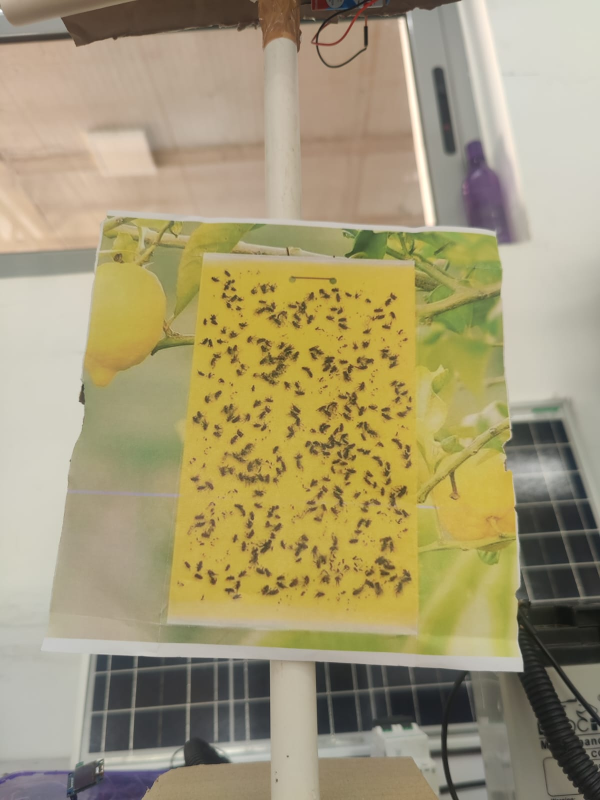
#> input picture trap.jpg2.jpeg, 1200 x 1600 px (shown at 1/2 size)
$ python -i vision.py   (imports and definitions only)
#> lines starting #> are read from the running program, lines starting #| are printed output that depends on the picture; after the words box and inside, x2 and y2 are one past the last pixel; in counts of white or black regions, pixels touching at a corner belong together
#> further down, picture is the input picture: shape (1600, 1200, 3); mean B, G, R 118.1, 153.4, 164.4
"""
OpenCV pipeline for the Live Vision stream (runs on the Pi, ~1-2 frames/s).

    frame (BGR) -> resize -> HSV yellow-card mask -> largest card region
                -> low-saturation blobs on the card (insects are white / dark
                   spots on bright yellow) -> morphological clean-up
                -> contours -> size filter -> relative boxes

This is a fast, explainable preview of what the camera sees. Insect COUNTS and
the spray decision still come from the Roboflow model on the backend; the
stream's boxes are labelled "blob", never as a species.
"""
from typing import Dict, List

PIPELINE = [
    "Picamera2 frame (1296x972)",
    "HSV yellow-card mask",
    "Low-saturation blobs on the card",
    "Open / close (3x3)",
    "Contours -> blobs by size",
]

# Placeholder thresholds; tune on real cards under your lighting
YELLOW_LO = (15, 70, 90)
YELLOW_HI = (40, 255, 255)
BLOB_MAX_SAT = 90  # insects are far less saturated than the yellow card
MIN_AREA_FRAC = 0.00004  # of the frame: drops sensor noise
MAX_AREA_FRAC = 0.01  # drops shadows, fingers, the card edge


def process(frame, width: int = 960) -> Dict:
    """Returns {frame, stages: [(name, image)], boxes: [{x, y, width, height, label}], card_found}."""
#> called with width = 960
    import cv2  # lazy: only the Pi agent needs OpenCV
    import numpy as np

    h, w = frame.shape[:2]
#> h = 1600; w = 1200
    scale = width / float(w)
#> scale = 0.8
    img = cv2.resize(frame, (width, int(h * scale)), interpolation=cv2.INTER_AREA) if w > width else frame
    H, W = img.shape[:2]
#> H = 1280; W = 960
    hsv = cv2.cvtColor(img, cv2.COLOR_BGR2HSV)
#> hsv: shape (1280, 960, 3); mean H, S, V 29.7, 71.3, 165.3

    # 1. Yellow card: biggest yellow region, filled (so insects on it count as "inside")
    yellow = cv2.inRange(hsv, YELLOW_LO, YELLOW_HI)
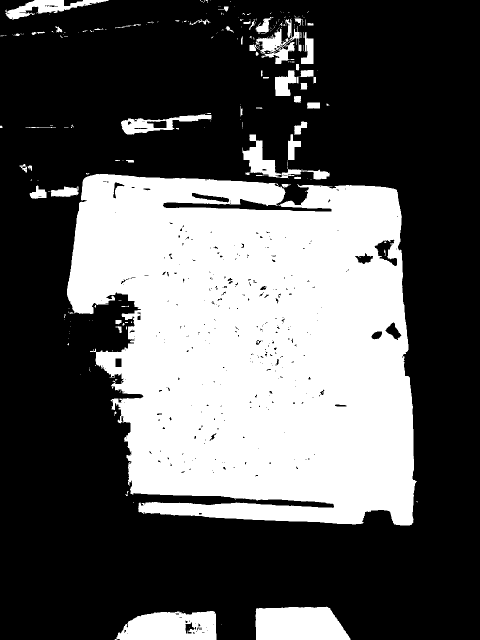
#> yellow: shape (1280, 960) (shown at 1/2 size); 35.2% white; 250 white regions (193 under 20 px), largest, box (x1, y1, x2, y2) and area: (134, 348, 834, 1051) 390451, (511, 1213, 701, 1280) 10965, (229, 1222, 433, 1280) 9433
    yellow = cv2.morphologyEx(yellow, cv2.MORPH_CLOSE, np.ones((15, 15), np.uint8))
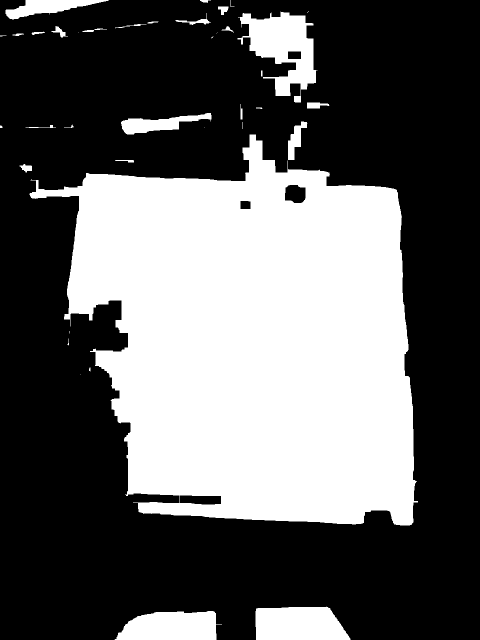
#> yellow: shape (1280, 960) (shown at 1/2 size); 37.5% white; 39 white regions (10 under 20 px)
    contours, _ = cv2.findContours(yellow, cv2.RETR_EXTERNAL, cv2.CHAIN_APPROX_SIMPLE)
#> contours = 39 contours, 16 with area under 20; largest, box (x1, y1, x2, y2) and area: (59, 269, 836, 1051) 415586, (475, 23, 635, 205) 14130, (511, 1213, 701, 1280) 10776, (229, 1222, 444, 1280) 9654, (11, 0, 218, 39) 3589
    card = np.zeros((H, W), np.uint8)
    card_found = False
    if contours:
        big = max(contours, key=cv2.contourArea)
#> big = contour of 642 points, box (x1, y1, x2, y2) (59, 269, 836, 1051), area 415586
        if cv2.contourArea(big) > 0.05 * H * W:
            cv2.drawContours(card, [big], -1, 255, thickness=cv2.FILLED)
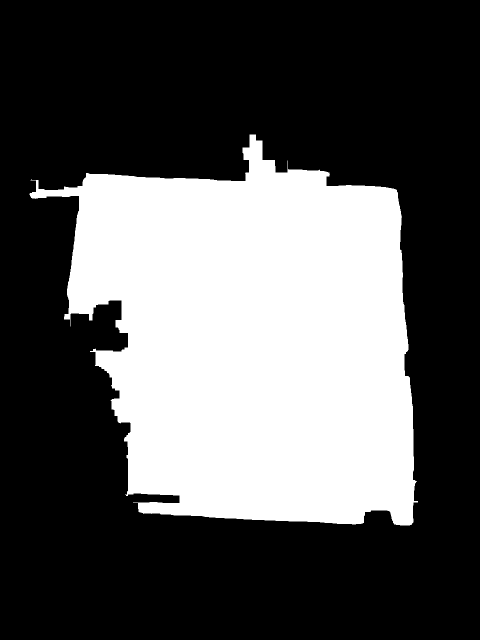
#> card: shape (1280, 960) (shown at 1/2 size); 34% white; 1 white region, box (x1, y1, x2, y2) and area: (59, 269, 836, 1051) 417475
            card_found = True
    if not card_found:
        card[:] = 255  # no card in view: look at the whole frame

    # 2. Insects: low saturation inside the card
    low_sat = cv2.inRange(hsv[:, :, 1], 0, BLOB_MAX_SAT)
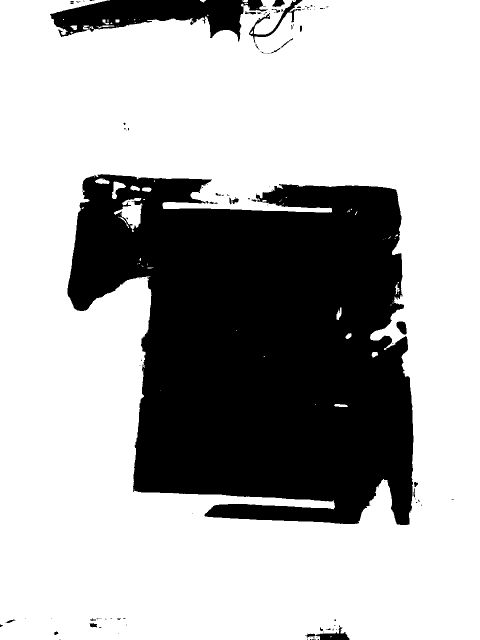
#> low_sat: shape (1280, 960) (shown at 1/2 size); 69.1% white; 117 black regions (92 under 20 px), largest, box (x1, y1, x2, y2) and area: (135, 348, 827, 1050) 357424, (100, 0, 536, 83) 18619, (498, 0, 605, 86) 1212
    blobs = cv2.bitwise_and(low_sat, card)
#> blobs: shape (1280, 960); 4.8% white; 128 white regions (101 under 20 px), largest, box (x1, y1, x2, y2) and area: (128, 553, 670, 1034) 29880, (325, 269, 673, 425) 16737, (713, 885, 836, 1051) 3095
    # 3. Clean up speckle, join broken wings
    k = np.ones((3, 3), np.uint8)
    blobs = cv2.morphologyEx(blobs, cv2.MORPH_OPEN, k)
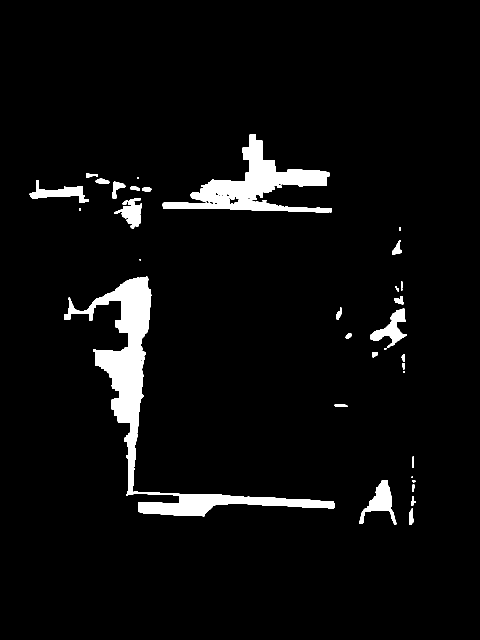
#> blobs: shape (1280, 960) (shown at 1/2 size); 4.7% white; 36 white regions (8 under 20 px), largest, box (x1, y1, x2, y2) and area: (128, 553, 670, 1033) 29731, (325, 269, 664, 425) 16567, (718, 960, 793, 1049) 2437
    blobs = cv2.morphologyEx(blobs, cv2.MORPH_CLOSE, k)
#> blobs: shape (1280, 960); 4.7% white; 32 white regions (6 under 20 px)

    # 4. Contours -> boxes in the size band of an insect
    found, _ = cv2.findContours(blobs, cv2.RETR_EXTERNAL, cv2.CHAIN_APPROX_SIMPLE)
#> found = 32 contours, 7 with area under 20; largest, box (x1, y1, x2, y2) and area: (128, 553, 670, 1033) 28513, (325, 269, 664, 425) 16246, (718, 960, 793, 1049) 2287, (740, 617, 814, 696) 2044, (59, 360, 178, 406) 1811
    lo, hi = MIN_AREA_FRAC * H * W, MAX_AREA_FRAC * H * W
#> lo = 49.15; hi = 12288
    boxes: List[Dict] = []
    for c in found:
        a = cv2.contourArea(c)
        if lo <= a <= hi:
            x, y, bw, bh = cv2.boundingRect(c)
            boxes.append({"x": x / W, "y": y / H, "width": bw / W, "height": bh / H, "label": "blob"})
#> this loop made 32 passes
#> (a, x, y, bw, bh) on passes 1, 2, 5, 8, 10, 11, 13, 14, 15, 16, 21, 24: (181, 818, 1017, 9, 33), (71.5, 822, 992, 10, 20), (2287, 718, 960, 75, 89), (97, 669, 808, 26, 6), (95, 803, 708, 6, 31), (84, 744, 704, 12, 11), (77.5, 691, 667, 12, 11), (2044.5, 740, 617, 74, 79), (121, 673, 615, 10, 25), (181.5, 789, 593, 18, 16), (255, 784, 480, 19, 30), (1594, 228, 396, 56, 62)
#> a on passes 3, 4, 7, 12, 17, 19: 35.5, 20, 49, 10, 26.5, 28513
#> after the loop, boxes = 18 items

    # Stage images for the dashboard: the card mask tinted over the frame, and the blob mask
    tint = img.copy()
    tint[card == 0] = (tint[card == 0] * 0.25).astype(np.uint8)
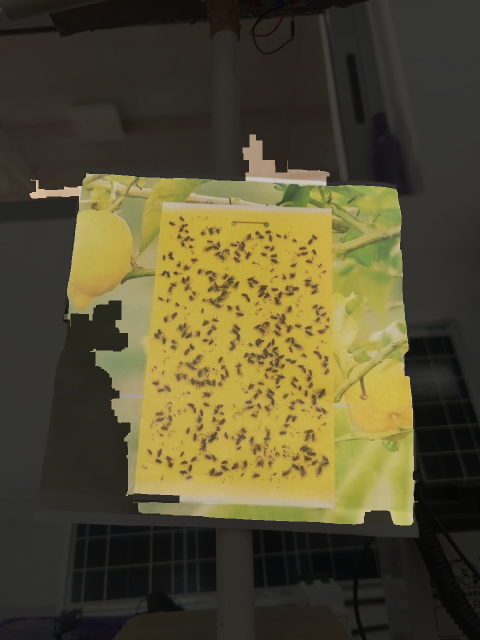
#> tint: shape (1280, 960, 3) (shown at 1/2 size); mean B, G, R 50.1, 78.6, 85.7
    mask_view = cv2.addWeighted(img, 0.35, cv2.cvtColor(yellow, cv2.COLOR_GRAY2BGR), 0.65, 0)
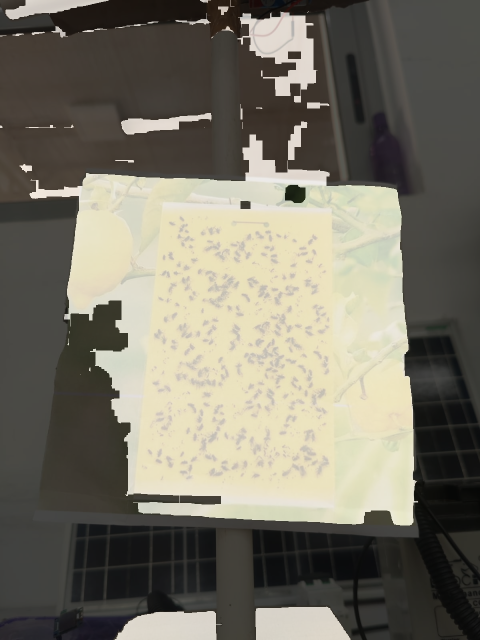
#> mask_view: shape (1280, 960, 3) (shown at 1/2 size); mean B, G, R 103.6, 115.9, 119.7
    blob_view = cv2.cvtColor(blobs, cv2.COLOR_GRAY2BGR)
#> blob_view: shape (1280, 960, 3); 4.7% white; 32 white regions (6 under 20 px), largest, box (x1, y1, x2, y2) and area: (128, 553, 670, 1033) 29756, (325, 269, 664, 425) 16731, (718, 960, 793, 1049) 2443
    return {
        "frame": img,
        "stages": [("Yellow-card mask", mask_view), ("Card only", tint), ("Insect blobs", blob_view)],
        "boxes": boxes[:300],
        "card_found": card_found,
        "size": (W, H),
    }


def jpeg_b64(img, quality: int = 70) -> str:
    import base64

    import cv2

    ok, buf = cv2.imencode(".jpg", img, [int(cv2.IMWRITE_JPEG_QUALITY), quality])
    if not ok:
        raise RuntimeError("JPEG encode failed")
    return base64.b64encode(buf.tobytes()).decode("ascii")

>>> import cv2
>>> picture = cv2.imread('../../trap.jpg2.jpeg')
>>> result = process(picture)
#> result = 5 items
